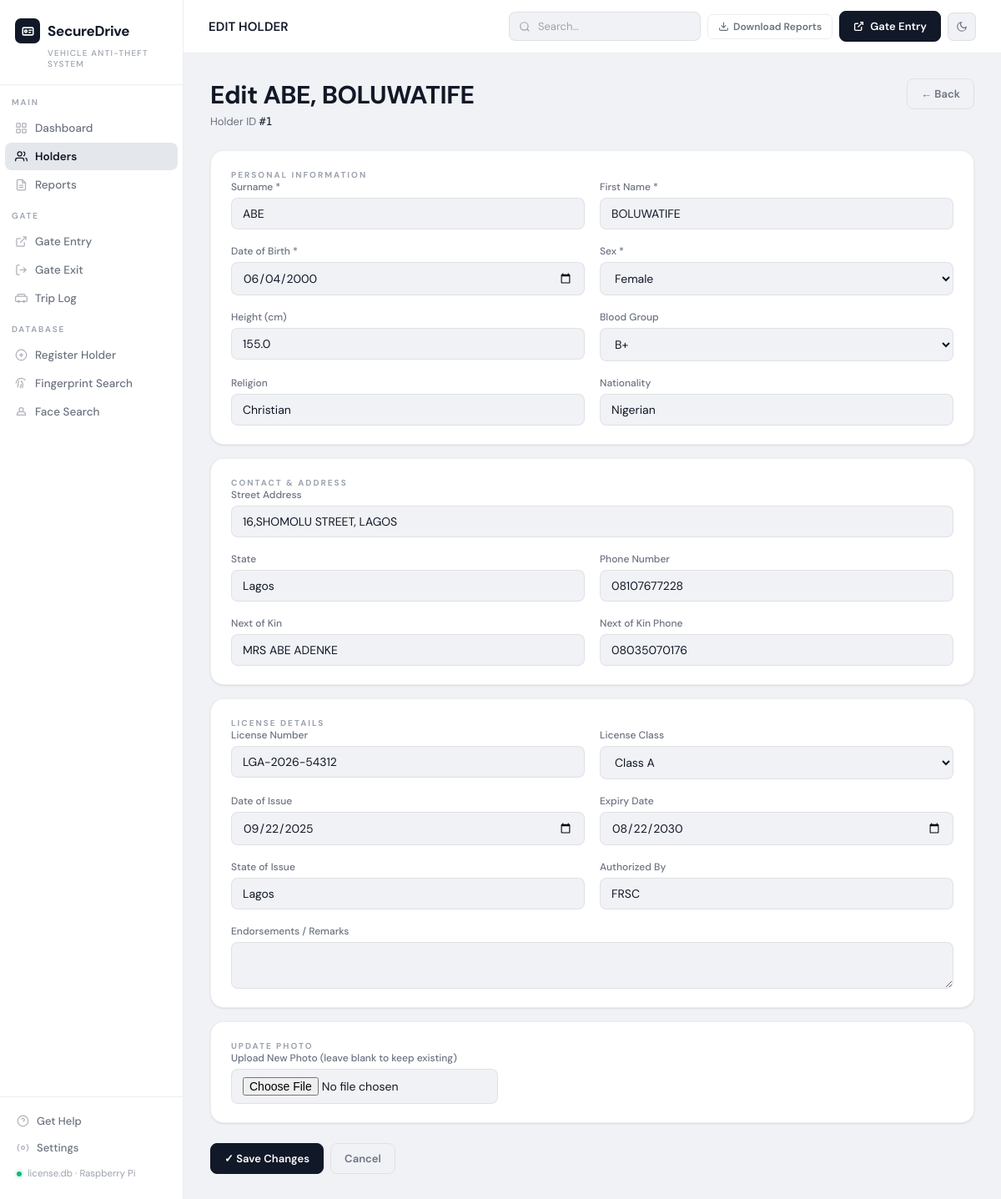
Before: /holders/1/edit with the older database file.
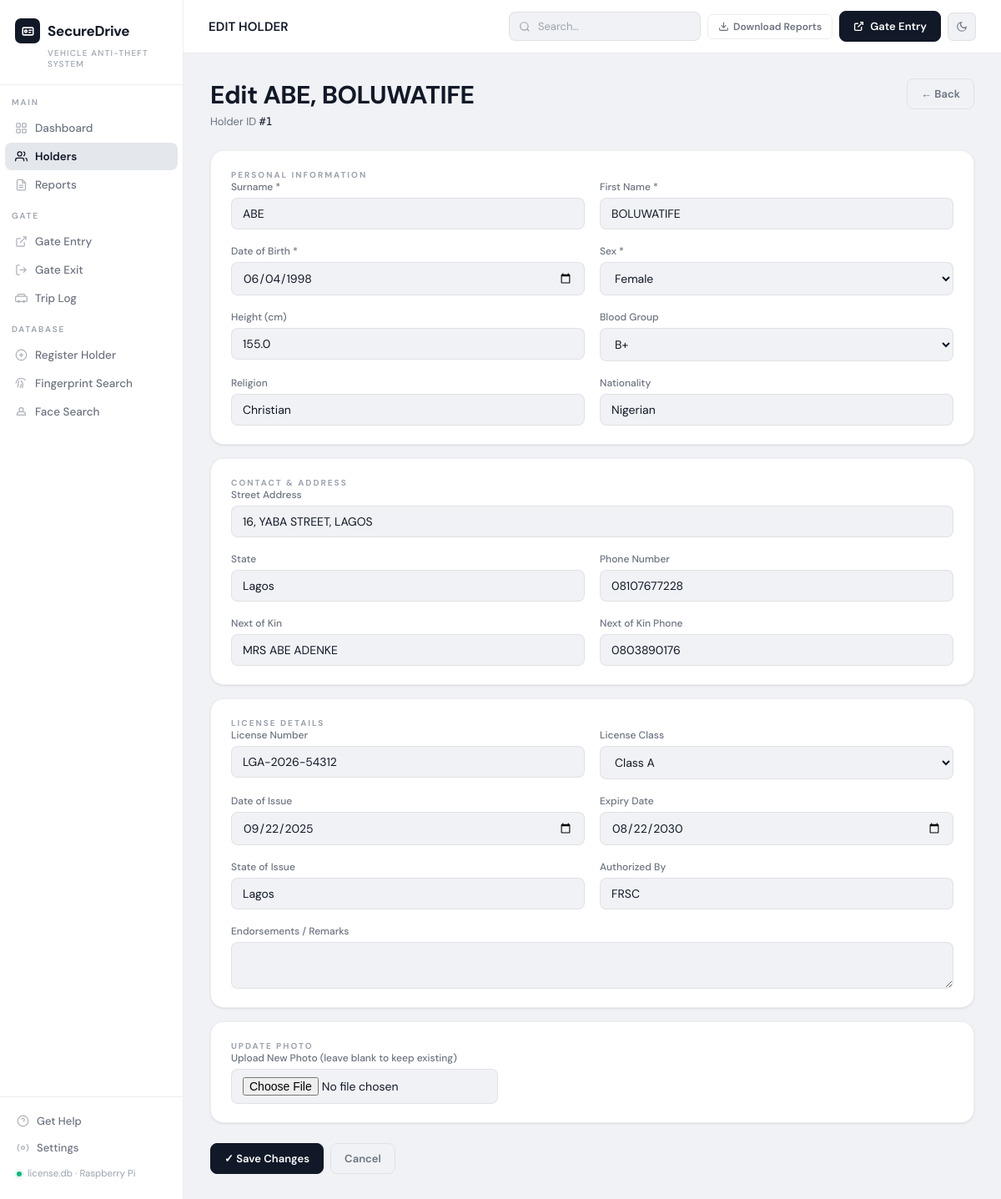
After: the same page with the newer database file.
### tables this page shows
CREATE TABLE holders (
            id                  INTEGER PRIMARY KEY AUTOINCREMENT,
            surname             TEXT NOT NULL,
            first_name          TEXT NOT NULL,
            date_of_birth       TEXT NOT NULL,
            sex                 TEXT CHECK(sex IN ('M', 'F')),
            height_cm           REAL,
            blood_group         TEXT,
            street_address      TEXT,
            state               TEXT,
            phone_number        TEXT,
            next_of_kin         TEXT,
            next_of_kin_phone   TEXT,
            religion            TEXT,
            nationality         TEXT,
            created_at          TEXT DEFAULT (datetime('now','localtime')),
            updated_at          TEXT DEFAULT (datetime('now','localtime'))
        );

### app.py (the view, shortened to what this page needs)
@app.route("/holders/<int:holder_id>/edit", methods=["GET", "POST"])
def edit_holder(holder_id):
    record = db.get_full_record(holder_id)
    if not record:
        flash("Holder not found.", "error")
        return redirect(url_for("holders"))
    return render_template("edit_holder.html", record=record)

### app.py (called while the page is built)
@app.context_processor
def inject_now():
    return {"now": datetime.now().strftime("%Y-%m-%d")}

### database.py (called while the page is built)
def get_connection():
    conn = sqlite3.connect(DB_PATH)
    conn.row_factory = sqlite3.Row
    return conn

def get_full_record(holder_id):
    conn = get_connection()
    c = conn.cursor()
    c.execute("""
        SELECT h.*, l.license_number, l.date_of_issue, l.expiry_date,
               l.license_class, l.state_of_issue, l.endorsements, l.authorized_by
        FROM holders h
        LEFT JOIN licenses l ON h.id = l.holder_id
        WHERE h.id=?
    """, (holder_id,))
    row = c.fetchone()
    conn.close()
    return dict(row) if row else None

### templates/edit_holder.html (shortened to what the changed rows need)
{% extends "base.html" %}
{% block content %}
<div class="page-header">
    <div>
        <div class="page-title">Edit <span>{{ record.surname }}, {{ record.first_name }}</span></div>
        <div class="text-dim" style="font-size:13px;margin-top:4px">Holder ID <span class="mono text-gold">#{{ record.id }}</span></div>
    </div>
</div>
<form method="POST" enctype="multipart/form-data">
    <div class="card">
        <div class="form-grid">
            <div class="form-group">
                <label>Surname *</label>
                <input type="text" name="surname" required value="{{ record.surname }}">
            </div>
            <div class="form-group">
                <label>First Name *</label>
                <input type="text" name="first_name" required value="{{ record.first_name }}">
            </div>
            <div class="form-group">
                <label>Date of Birth *</label>
                <input type="date" name="date_of_birth" required value="{{ record.date_of_birth }}">
            </div>
            <div class="form-group">
                <label>Sex *</label>
                <select name="sex" required>
                    <option value="F" {% if record.sex == 'F' %}selected{% endif %}>Female</option>
                </select>
            </div>
            <div class="form-group">
                <label>Height (cm)</label>
                <input type="number" name="height_cm" step="0.1" value="{{ record.height_cm or '' }}">
            </div>
            <div class="form-group">
                <label>Blood Group</label>
                <select name="blood_group">
                    {% for bg in ['A+','A-','B+','B-','AB+','AB-','O+','O-'] %}
                        <option value="{{ bg }}" {% if record.blood_group == bg %}selected{% endif %}>{{ bg }}</option>
                    {% endfor %}
                </select>
            </div>
            <div class="form-group">
                <label>Religion</label>
                <input type="text" name="religion" value="{{ record.religion or '' }}">
            </div>
            <div class="form-group">
                <label>Nationality</label>
                <input type="text" name="nationality" value="{{ record.nationality or '' }}">
            </div>
        </div>
    </div>
    <div class="card mt-4">
        <div class="form-grid">
            <div class="form-group form-full">
                <label>Street Address</label>
                <input type="text" name="street_address" value="{{ record.street_address or '' }}">
            </div>
            <div class="form-group">
                <label>State</label>
                <input type="text" name="state" value="{{ record.state or '' }}">
            </div>
            <div class="form-group">
                <label>Phone Number</label>
                <input type="tel" name="phone_number" value="{{ record.phone_number or '' }}">
            </div>
            <div class="form-group">
                <label>Next of Kin</label>
                <input type="text" name="next_of_kin" value="{{ record.next_of_kin or '' }}">
            </div>
            <div class="form-group">
                <label>Next of Kin Phone</label>
                <input type="tel" name="next_of_kin_phone" value="{{ record.next_of_kin_phone or '' }}">
            </div>
        </div>
    </div>
</form>
{% endblock %}

Changed rows visible on the page:
changed holders "ABE": date_of_birth "06/04/2000" → "06/04/1998"; street_address "16,SHOMOLU STREET, LAGOS" → "16, YABA STREET, LAGOS"; next_of_kin_phone "08035070176" → "0803890176"
